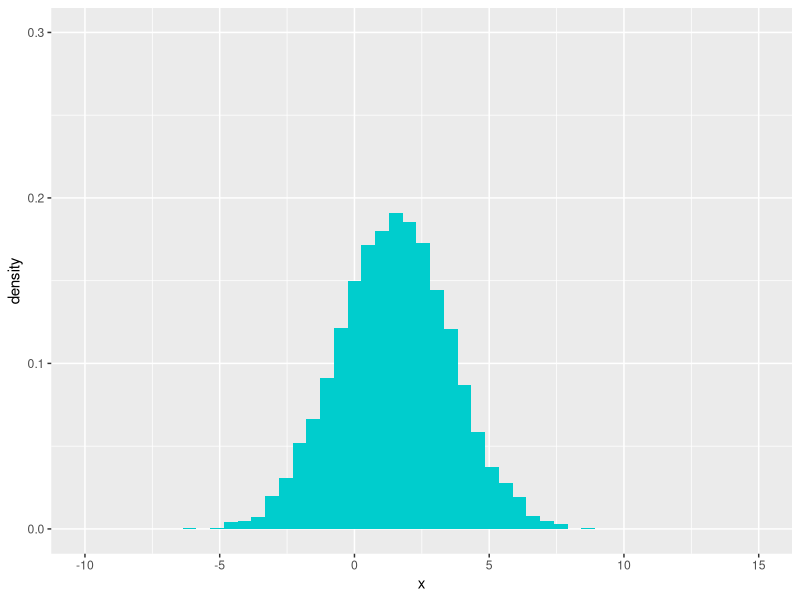

Generate this figure with R:
# plot distribution from question 1 part a)
library(ggplot2)
library(tibble)

n <- 10000
theta <- rbinom(n, 1, 0.5) + 1
x <- rnorm(n, theta, 2)

g <- ggplot(data=tibble(x)) 
g <- g + geom_histogram(mapping=aes(x=x, y=..density..), bins=50, fill='cyan3') 
g <- g + xlim(-10, 15) + ylim(0, 0.3)
print(g)